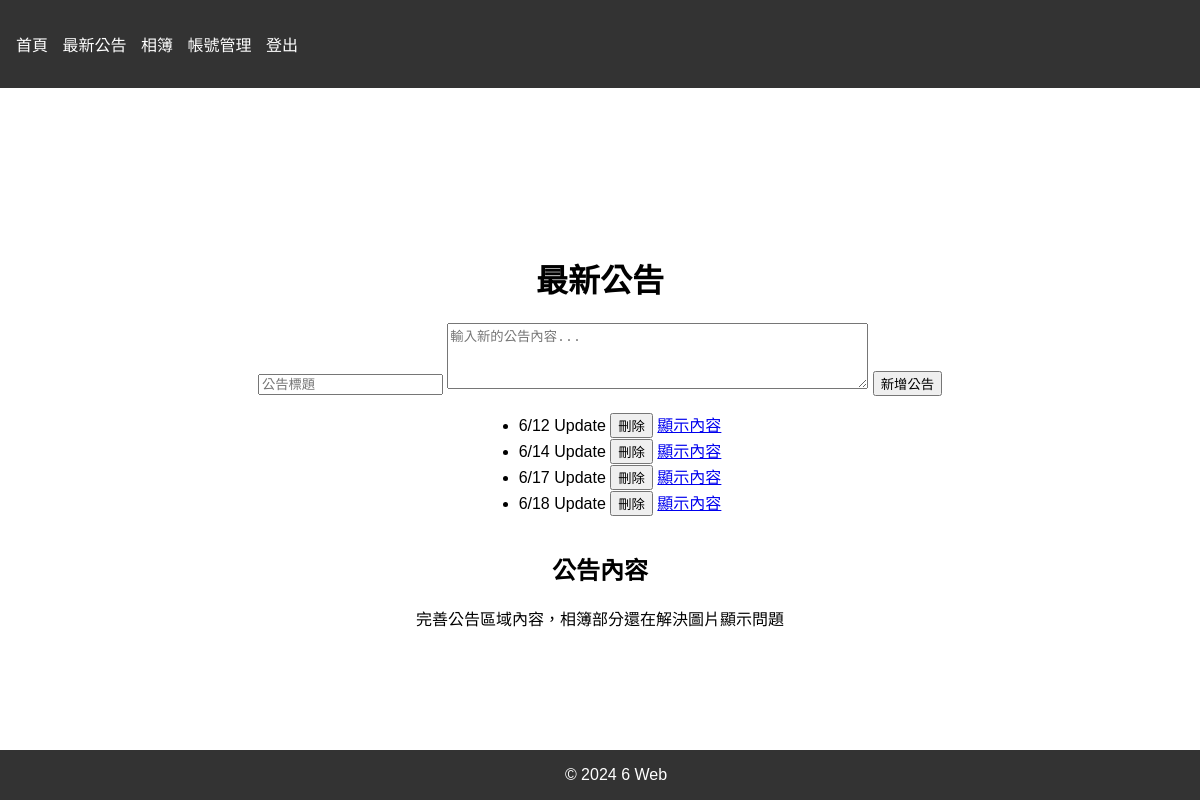
The page /announcements?view_content=3 (signed in) on the database its author committed.
### tables this page shows
CREATE TABLE announcements (id INTEGER PRIMARY KEY, title TEXT, content TEXT);

### app.py (the view, shortened to what this page needs)
@app.route('/announcements', methods=['GET', 'POST'])
@login_required
def announcements():
    conn = sqlite3.connect('database.db')
    c = conn.cursor()
    c.execute("SELECT id, title FROM announcements")
    announcements = c.fetchall()
    if 'view_content' in request.args:
        announcement_id = request.args.get('view_content')
        c.execute("SELECT content FROM announcements WHERE id = ?", (announcement_id,))
        content = c.fetchone()[0]
    else:
        content = None
    conn.close()
    return render_template('announcements.html', announcements=announcements, content=content)

### app.py (called while the page is built)
def login_required(f):
    @wraps(f)
    def decorated_function(*args, **kwargs):
        if 'logged_in' not in session:
            return redirect(url_for('show_time'))
        return f(*args, **kwargs)
    return decorated_function

### templates/announcements.html (shortened to what this page needs)
<!DOCTYPE html>
<html lang="zh-TW">
<head>
    <link rel="stylesheet" href="{{ url_for('static', filename='styles.css') }}">
</head>
<body>
    <header>
        <nav>
            <ul>
                <li><a href="{{ url_for('index') }}">首頁</a></li>
                <li><a href="{{ url_for('announcements') }}">最新公告</a></li>
                <li><a href="{{ url_for('album') }}">相簿</a></li>
                {% if session.get('is_admin') %}
                <li><a href="{{ url_for('account') }}">帳號管理</a></li>
                {% endif %}
                <li><a href="{{ url_for('logout') }}">登出</a></li>
            </ul>
        </nav>
    </header>
    <main>
        <h1>最新公告</h1>
        {% if session.get('is_admin') %}
        <form method="post" action="{{ url_for('announcements') }}">
            <input type="text" name="title" placeholder="公告標題">
            <textarea name="content" rows="4" cols="50" placeholder="輸入新的公告內容..."></textarea>
            <input type="submit" name="add" value="新增公告">
        </form>
        {% endif %}
        <ul>
            {% for announcement in announcements %}
            <li>
                {{ announcement[1] }}
                {% if session.get('is_admin') %}
                <form method="post" action="{{ url_for('announcements') }}" style="display: inline;">
                    <input type="submit" name="delete" value="刪除">
                </form>
                {% endif %}
                <a href="{{ url_for('announcements', view_content=announcement[0]) }}">顯示內容</a>
            </li>
            {% endfor %}
        </ul>
        {% if content %}
        <div class="content-view">
            <h2>公告內容</h2>
            <p>{{ content }}</p>
        </div>
        {% endif %}
    </main>
    <footer>
        &copy; 2024 6 Web
    </footer>
</body>
</html>

### static/styles.css (style rules this page uses)
body { font-family: Arial, sans-serif; margin: 0; padding: 0; box-sizing: border-box; }
header { background-color: #333; color: white; padding: 1em; }
nav ul { list-style: none; padding: 0; }
nav ul li { display: inline; margin-right: 10px; }
nav ul li a { color: white; text-decoration: none; }
main { display: flex; flex-direction: column; justify-content: center; align-items: center; min-height: 80vh; padding: 2em; text-align: center; }
footer { background-color: #333; color: white; text-align: center; padding: 1em; position: fixed; width: 100%; bottom: 0; }

### rows shown on the page
announcements: title "6/12 Update"
announcements: title "6/14 Update"
announcements: title "6/17 Update", content "完善公告區域內容，相簿部分還在解決圖片顯示問題"
announcements: title "6/18 Update"
